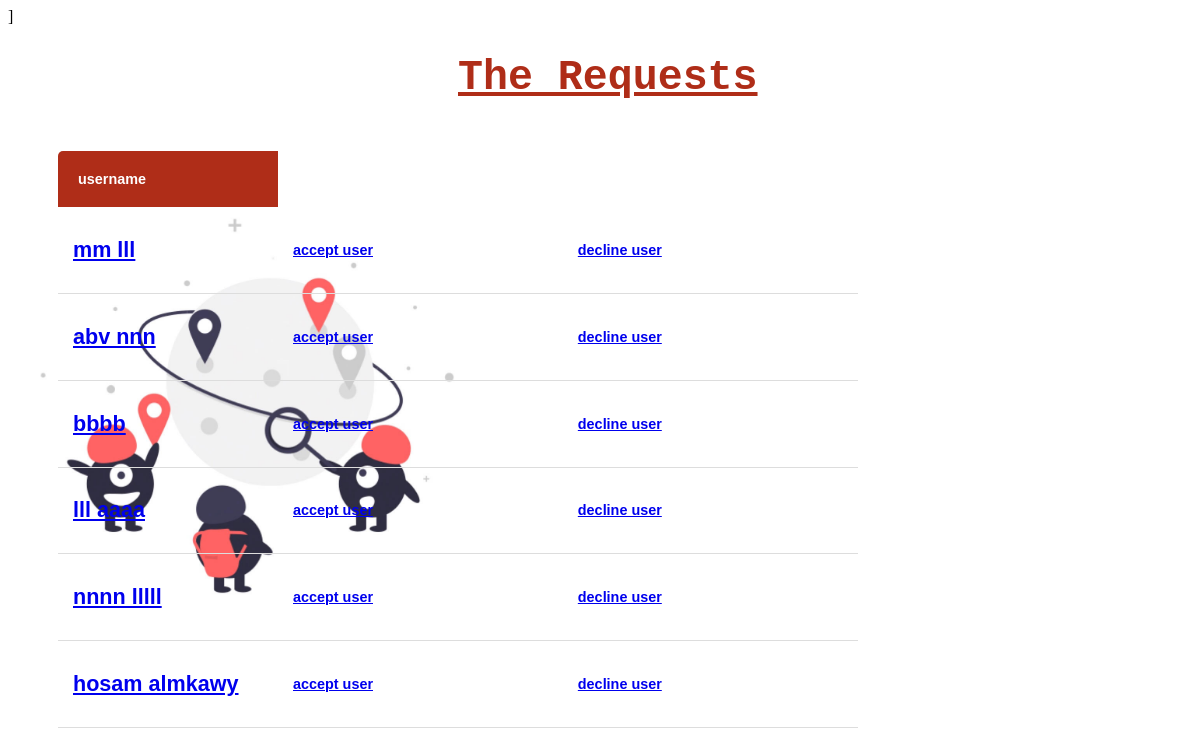
The page /Request/ on the database its author committed.
### project/models.py (models this page shows)
class User(AbstractUser):
    is_passenger=models.BooleanField(default=False)
    is_Admin=models.BooleanField(default=False)

class Driver(User):
    companyName=models.CharField(max_length=100,default='')
    phone=models.CharField(max_length=10,default='')
    is_ok= models.BooleanField(default=False)
    License=models.FileField(upload_to='files/', null=True)
    certificate=models.FileField(default=None)
    class Meta:
        db_table = 'Drivers'

class User(AbstractUser):
    is_passenger=models.BooleanField(default=False)
    is_Admin=models.BooleanField(default=False)

### project/views.py (the view)
# urls.py: path('Request/',views.Request,name="Request"),
def Request(request):
    userList= Driver.objects.filter(is_ok=False)
    return render(request, 'project/Request.html', {'users': userList})

### project/templates/project/Request.html (shortened to what this page needs)
{% load static %}
<!DOCTYPE html>
<html>
    <head>
        <link rel="stylesheet" href="">
    </head>
<body  style="background-image:url('{% static 'img/unnamed.jpg' %}'); background-repeat: no-repeat; background-size:100%;">
                  <div class="header" >
                   <h1> The Requests </h1>
                  </div>
<table class="content-table">
        <thead>
                <tr>
                  <th>username</th>
                </tr>
              </thead>
            {% for user in users %}
            <td> <a href="{% url 'detail' user.id %}"> <h2> {{user.username}} </h2> </a> </td>
                <td> <a href="{% url 'Accept' user.id %}"> <h4> accept user </h4> </a> </td>
                    <td> <a href="{% url 'Decline' user.id %}"> <h4> decline user </h4> </a> </td>
            {% endfor %}
    </body>
</html>

### project/templates/project/Request.html (style rules this page uses)
.content-table { border-collapse: collapse; margin: 25px 0; font-size: 0.9em; min-width: 800px; border-radius: 5px 5px 0 0; overflow: hidden; margin-left:50px; }
.content-table thead tr { font-family: sans-serif; background-color: #AF2D18; color: #ffffff; text-align: left; font-weight: bold; }
.content-table th { width: 180px; padding: 20px; }
.content-table td { font-family: sans-serif; padding: 12px 15px; }
div { height: 100px; color: #AF2D18; text-decoration: underline; margin-left:450px; overflow: hidden; font-family: "Lucida Console", monospace; font-weight: bold; font-size: 1.3rem; }

### rows shown on the page
Driver: username "mm lll"
Driver: username "abv nnn"
Driver: username "bbbb"
Driver: username "lll aaaa"
Driver: username "nnnn lllll"
Driver: username "hosam almkawy"
